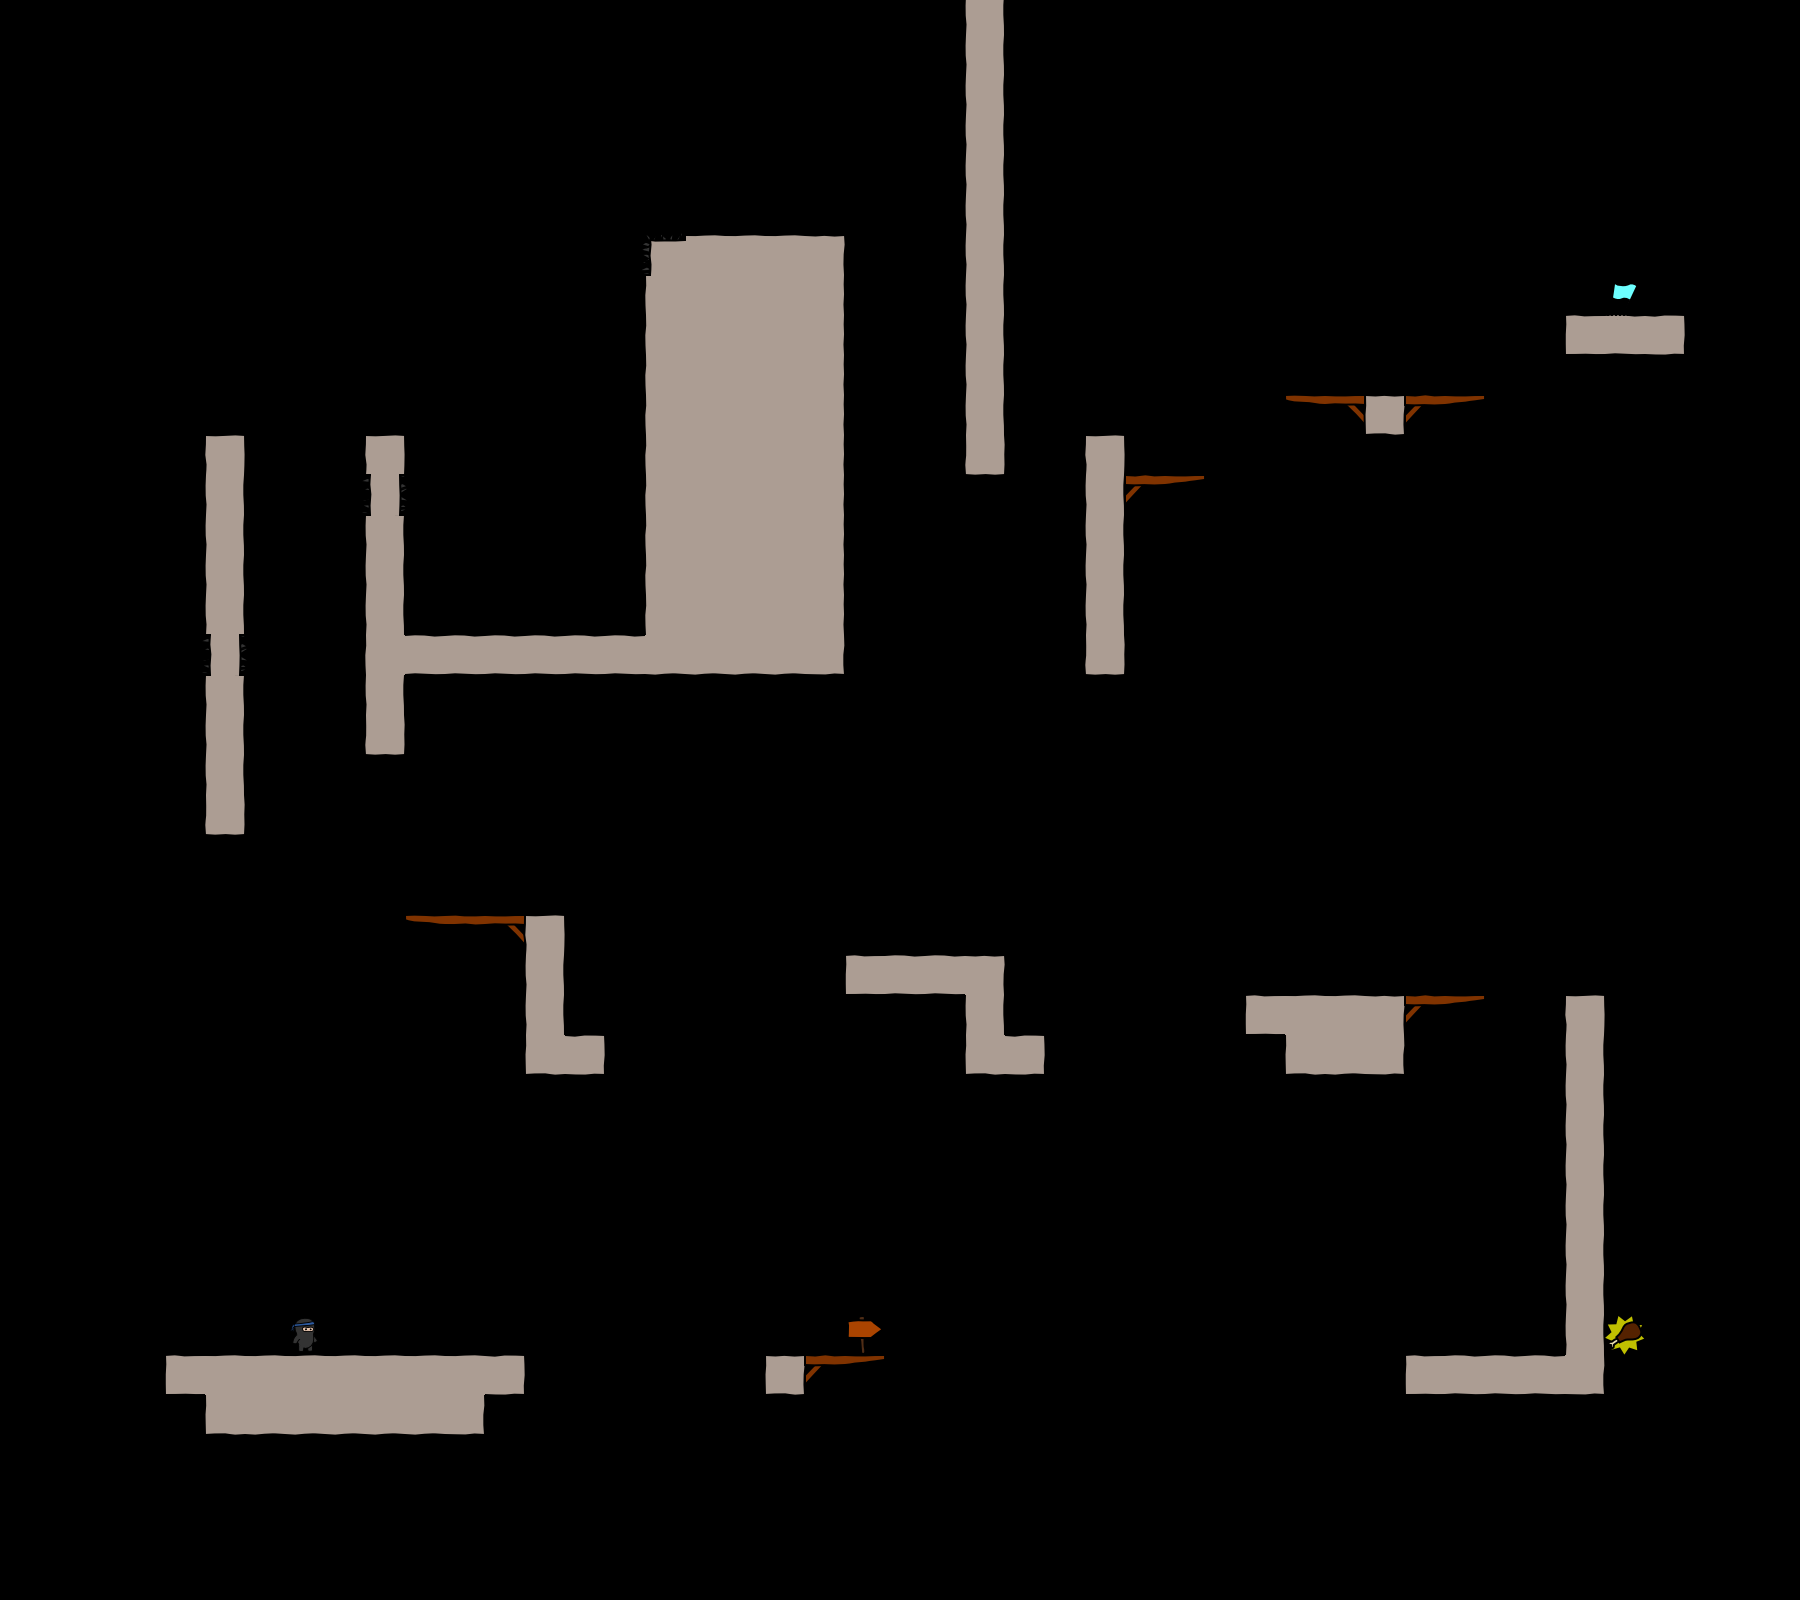

Below is a game level as drawn by its tile map, then a one-line description and the .tmx that defines it (tile-layer data replaced by summaries):
An orthogonal 45x40 tile map with 40x40 px tiles, 4 tile layers (bg, walls, objects, fg), 3 tilesets.

<map version="1.0" orientation="orthogonal" width="45" height="40" tilewidth="40" tileheight="40">
 <tileset firstgid="1" name="world1" tilewidth="50" tileheight="50">
  <image source="world1.png" width="400" height="400" />
 </tileset>
 <tileset firstgid="65" name="objectpalette" tilewidth="50" tileheight="50">
  <image source="objectpalette.png" width="400" height="500" />
 </tileset>
 <tileset firstgid="145" name="background" tilewidth="40" tileheight="40">
  <image source="background1.png" width="320" height="600" />
 </tileset>
 <layer name="bg" width="45" height="40">
  <data>[1800 cells, 0 non-empty, 0 distinct tile ids]</data>
 </layer>
 <layer name="walls" width="45" height="40">
  <data>[1800 cells, 162 non-empty, 21 distinct tile ids]</data>
 </layer>
 <layer name="objects" width="45" height="40">
  <data>[1800 cells, 6 non-empty, 5 distinct tile ids]</data>
 </layer>
 <layer name="fg" width="45" height="40">
  <data>[1800 cells, 0 non-empty, 0 distinct tile ids]</data>
 </layer>
</map>
